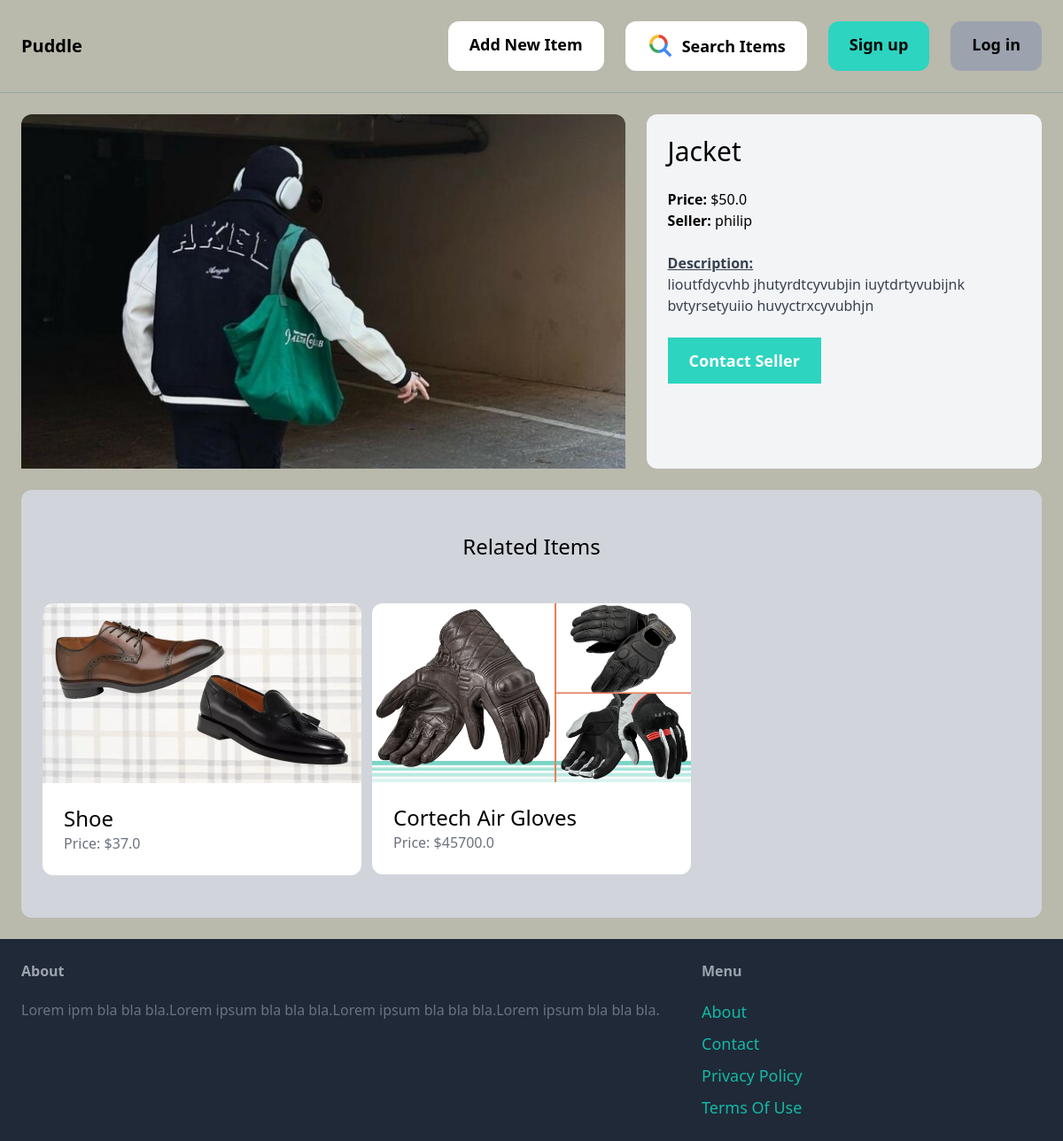
Page /item/2/ on the earlier database version.
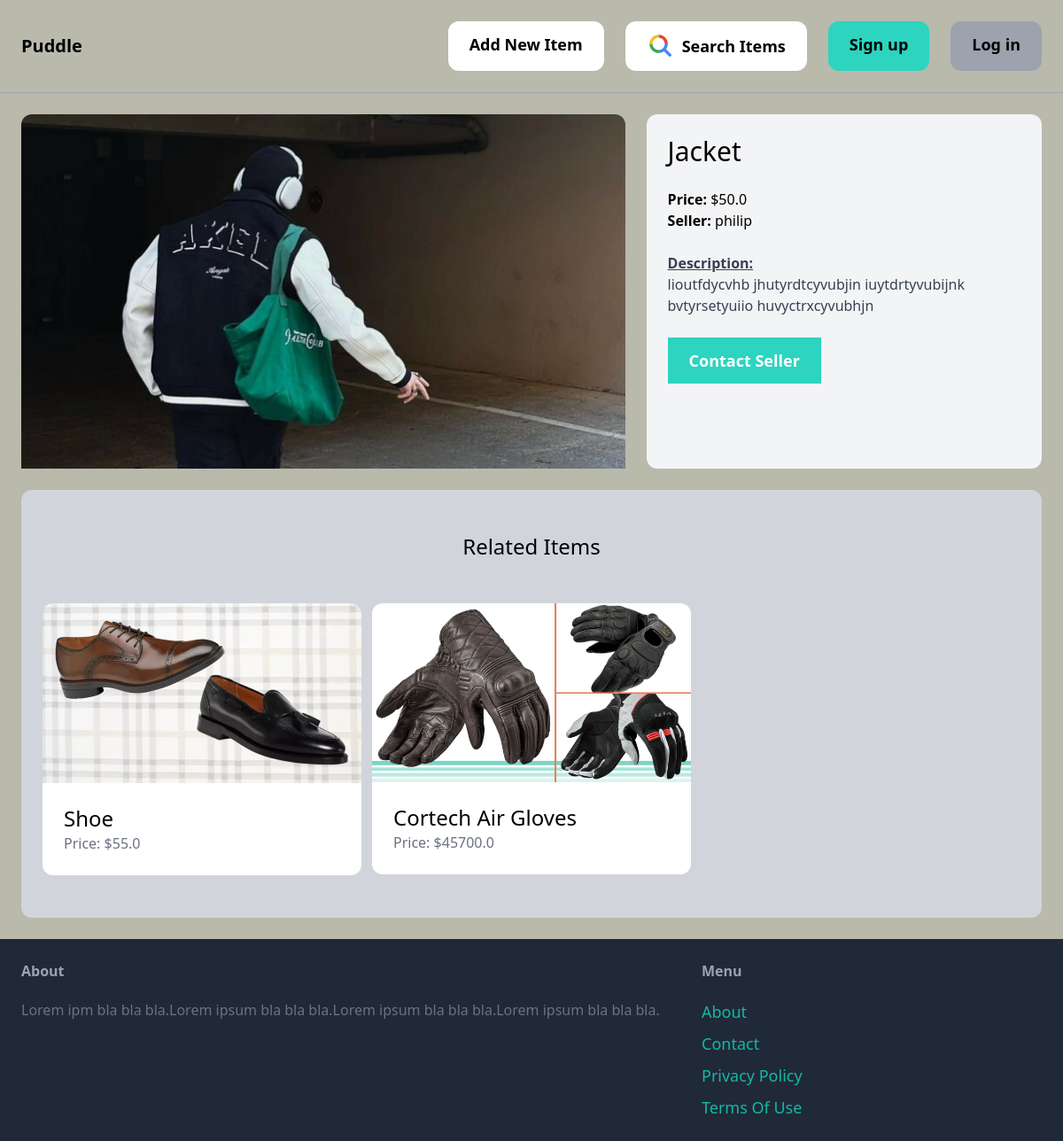
Same page on the later database version.
### items/models.py (models this page shows, shortened)
class Item(models.Model):
    cartegory = models.ForeignKey(Cartegory, related_name='items', on_delete=models.CASCADE)
    name = models.CharField(max_length=255)
    description = RichTextField(blank=True, null=True)
    price = models.FloatField()
    image = models.ImageField(upload_to='item_images', blank=True, null=True)
    is_sold = models.BooleanField(default=False)
    created_by = models.ForeignKey(User, related_name='items', on_delete=models.CASCADE)
    created_at = models.DateTimeField(auto_now_add=True)

### items/views.py (the view)
# urls.py: path('<int:pk>/', views.detail, name='detail'),
def detail(request, pk):
    item = get_object_or_404(Item, pk=pk)
    related_items = Item.objects.filter(cartegory=item.cartegory, is_sold=False).exclude(pk=pk)[0:3]
    return render(request, 'item/detail.html', {
        'item': item,
        'related_items': related_items
    })

### items/templates/item/detail.html (shortened to what this page needs)
{% extends 'core/base.html' %}
{% block content %}
<div class="grid grid-cols-5 gap-6">
    <div class="col-span-3">
        {% if item.image %}
        <img src="/media/{{ item.image.name }}" class="rounded-t-xl">
        {% endif %}
    </div>
    <div class="col-span-2 p-6 bg-gray-100 rounded-xl">
        <h1 class="mb-6 text-3xl">{{ item.name }}</h1>
        <p clas="text-gray-500"><strong>Price: </strong>${{ item.price }}</p>
        <p clas="text-gray-500"><strong>Seller: </strong> {{ item.created_by.username }}</p> <br>
        {% if item.description %}
            <p class="text-gray-700">
                <strong><u>Description:</u></strong> <br>
                {{ item.description | safe }}
            </p>
        {% endif %}
        {% if request.user == item.created_by %}
        <div class="'mt-6 p-6 bg-white rounded-xl">
            <p>This is your item!</p>
            <a href="{% url 'items:edit' item.id %}" class="inline-block mt-6 px-6 py-3 text-lg font-semibold bg-green-500 text-white rounded-xl">Edit</a>
            <a href="{% url 'items:delete' item.id %}" class="inline-block mt-6 px-6 py-3 text-lg font-semibold bg-red-500 text-white rounded-xl" onclick="return confirm('Are you sure you want to delete this item ({{ item.name }})?') && alert('{{ item.name }} is successfully deleted!');">Delete</a>
        </div>
        {% else %}
            <a href="{% url 'conversation:new' item.id %}" class="inline-block mt-6 px-6 py-3 text-lg font-semibold bg-teal-400 rouned-xl text-white hover:bg-teal-700">Contact Seller</a>
        {% endif %}
    </div>
</div>
{% if related_items %}
    <div class="mt-6 px-6 py-12 bg-gray-300 rounded-xl">
        <h2 class="mb-12 text-2xl text-center">Related Items</h2>
        <div class="grid grid-cols-3 gap-3">
            {% for item in related_items %}
                <div>
                    <a href="{% url 'items:detail' item.id %}">
                        <div>
                            {% if item.image %}
                                 <img src="/media/{{ item.image.name }}" class="rounded-t-xl">
                            {% endif %}
                        </div>
                        <div class="p-6 bg-white rounded-b-xl">
                            <h2 class="text-2xl no-underline hover:underline hover:text-red-500">{{ item.name }}</h2>
                            <p class="text-gray-500">Price: ${{ item.price }}</p>
                        </div>
                    </a>
                </div>
            {% endfor %}
        </div>
    </div>
{% endif %}
{% endblock %}

Differences in the rows shown:
changed Item "Shoe": price "37.0" → "55.0"
